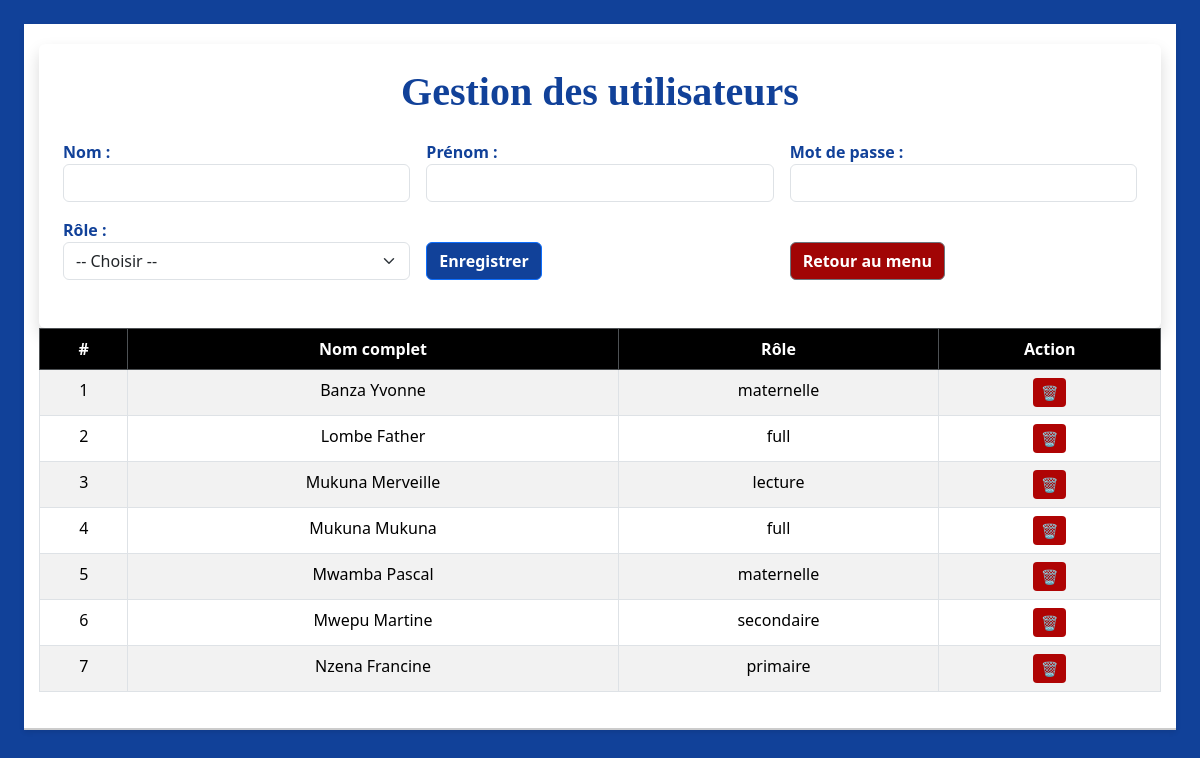
The app's page /utilisateurs (signed in) with its own data.
### tables this page shows
CREATE TABLE utilisateurs (
    id INTEGER PRIMARY KEY AUTOINCREMENT,
    nom TEXT NOT NULL,
    prenom TEXT NOT NULL,
    mot_de_passe TEXT NOT NULL,
    role TEXT NOT NULL, 
    date_creation DATETIME DEFAULT CURRENT_TIMESTAMP
);

### app.py (the view, shortened to what this page needs)
@app.route('/utilisateurs', methods=['GET', 'POST'])
@login_required
def utilisateurs():
    conn = sqlite3.connect('ecole.db')
    conn.row_factory = sqlite3.Row
    cursor = conn.cursor()
    cursor.execute("SELECT * FROM utilisateurs ORDER BY nom")
    utilisateurs = cursor.fetchall()
    conn.close()
    return render_template("utilisateurs.html", utilisateurs=utilisateurs)

### app.py (called while the page is built)
def login_required(f):
    @wraps(f)
    def decorated_function(*args, **kwargs):
        if not session.get('connecte'):
            flash("Vous devez être connecté pour accéder à cette page.", "warning")
            return redirect(url_for('connexion'))
        return f(*args, **kwargs)
    return decorated_function

### templates/utilisateurs.html (shortened to what this page needs)
<!DOCTYPE html>
<html lang="fr">
<head>
    <link href="https://cdn.jsdelivr.net/npm/bootstrap@5.3.2/dist/css/bootstrap.min.css" rel="stylesheet">
</head>
<body class="p-4 bg-light" style="background-color:#114199 !important">
<div class="sticky-form">
<div class="container bg-white p-4 rounded shadow">
    <h4 class="mb-4 text-center text-primary" style="color: #114199 !important; font-weight: bold; font-size: 40px; font-family: serif;"> Gestion des utilisateurs</h4>
    <form method="POST" action="{{ url_for('utilisateurs') }}" class="row g-3 mb-4">
        <div class="col-md-4">
            <label style="font-weight:bold; color: #114199;">Nom :</label>
            <input type="text" name="nom" class="form-control" required>
        </div>
        <div class="col-md-4">
            <label style="font-weight:bold; color: #114199;">Prénom :</label>
            <input type="text" name="prenom" class="form-control" required>
        </div>
        <div class="col-md-4">
            <label style="font-weight:bold; color: #114199;">Mot de passe :</label>
            <input type="password" name="mot_de_passe" class="form-control" required>
        </div>
        <div class="col-md-4">
            <label style="font-weight:bold; color: #114199;">Rôle :</label>
            <select name="role" class="form-select" required>
                <option value="">-- Choisir --</option>
            </select>
        </div>
        <div class="col-md-4 align-self-end">
            <button type="submit" class="btn btn-primary"  style="background-color: #114199; color: white; font-weight: bold;"> Enregistrer</button>
        </div>
        <div class="col-md-4 align-self-end">
            <a href="{{ url_for('parametres') }}" class="btn btn-outline-secondary mt-3" style="background-color: #a10505; color: white; font-weight: bold; ">
                     Retour au menu
            </a>
        </div>
    </form>
</div>
    <div class="table-responsive">
        <table class="table table-striped table-bordered text-center">
            <thead class="table-dark">
                <tr>
                    <th>#</th>
                    <th>Nom complet</th>
                    <th>Rôle</th>
                    <th>Action</th>
                </tr>
            </thead>
            <tbody>
                {% for user in utilisateurs %}
                <tr>
                    <td>{{ loop.index }}</td>
                    <td>{{ user.nom }} {{ user.prenom }}</td>
                    <td>{{ user.role }}</td>
                    <td>
                        <a href="{{ url_for('supprimer_utilisateur', id=user.id) }}" class="btn btn-sm btn-danger" onclick="return confirm('Confirmer la suppression ?')">🗑 </a>
                    </td>
                </tr>
                {% else %}
                <tr>
                    <td colspan="4" class="text-muted">Aucun utilisateur enregistré.</td>
                </tr>
                {% endfor %}
            </tbody>
        </table>
    </div>
</div>
</body>
</html>

### templates/utilisateurs.html (style rules this page uses)
body { background-color: #114199 !important; }
.table thead th { position: sticky; top: 0; background-color: black; color: white; z-index: 10; }
.btn-danger { background-color: #af0404; color: #fff; border: none; }
.sticky-form { position: sticky; top: 0; background-color: white; z-index: 1000; padding: 20px 15px; border-bottom: 2px solid #ccc; box-shadow: 0 2px 5px rgba(0,0,0,0.1); }

### records on screen
utilisateurs: nom "Banza", prenom "Yvonne", role "maternelle"
utilisateurs: nom "Lombe", prenom "Father", role "full"
utilisateurs: nom "Mukuna", prenom "Merveille", role "lecture"
utilisateurs: nom "Mukuna", prenom "Mukuna", role "full"
utilisateurs: nom "Mwamba", prenom "Pascal", role "maternelle"
utilisateurs: nom "Mwepu", prenom "Martine", role "secondaire"
utilisateurs: nom "Nzena", prenom "Francine", role "primaire"
